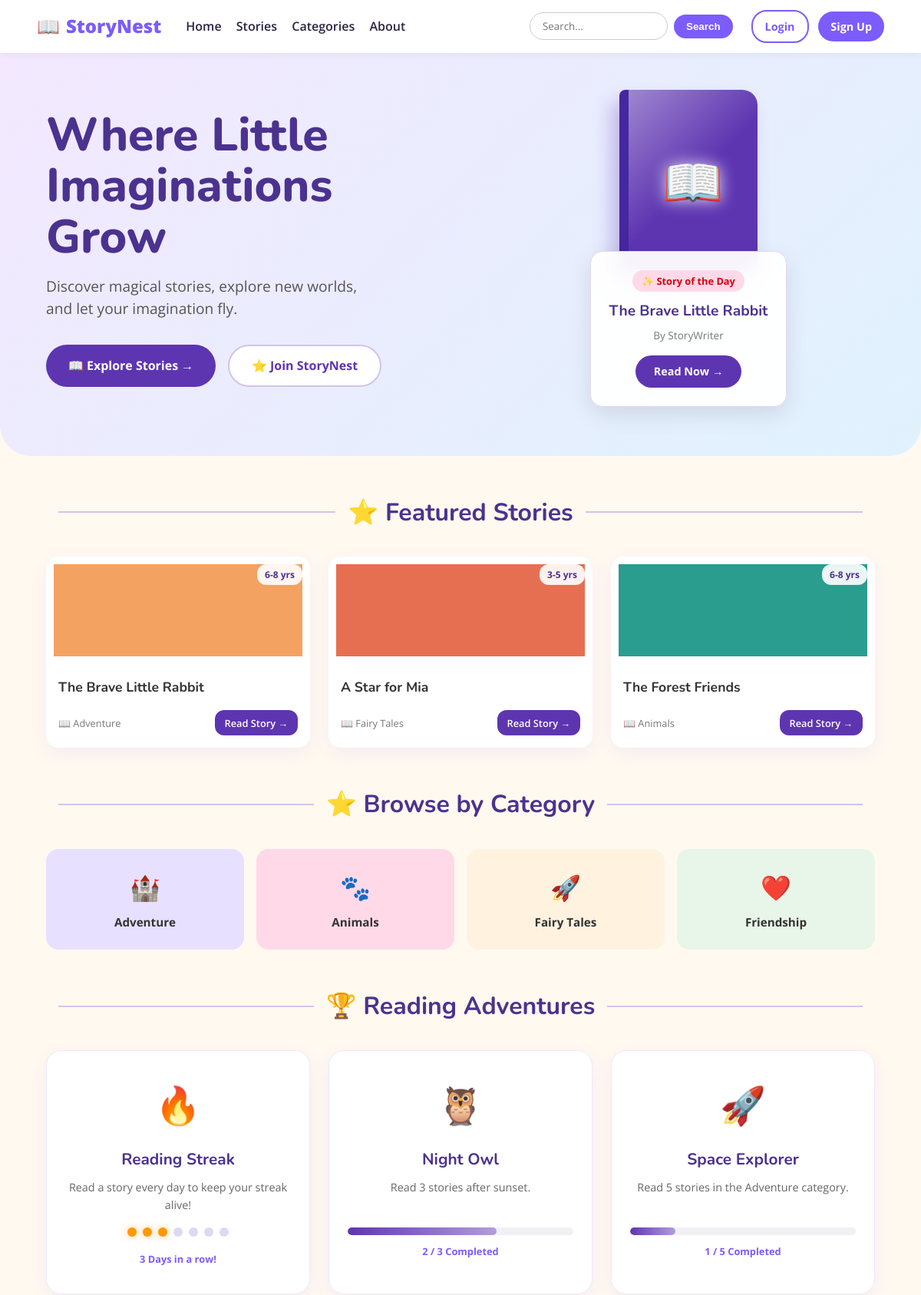
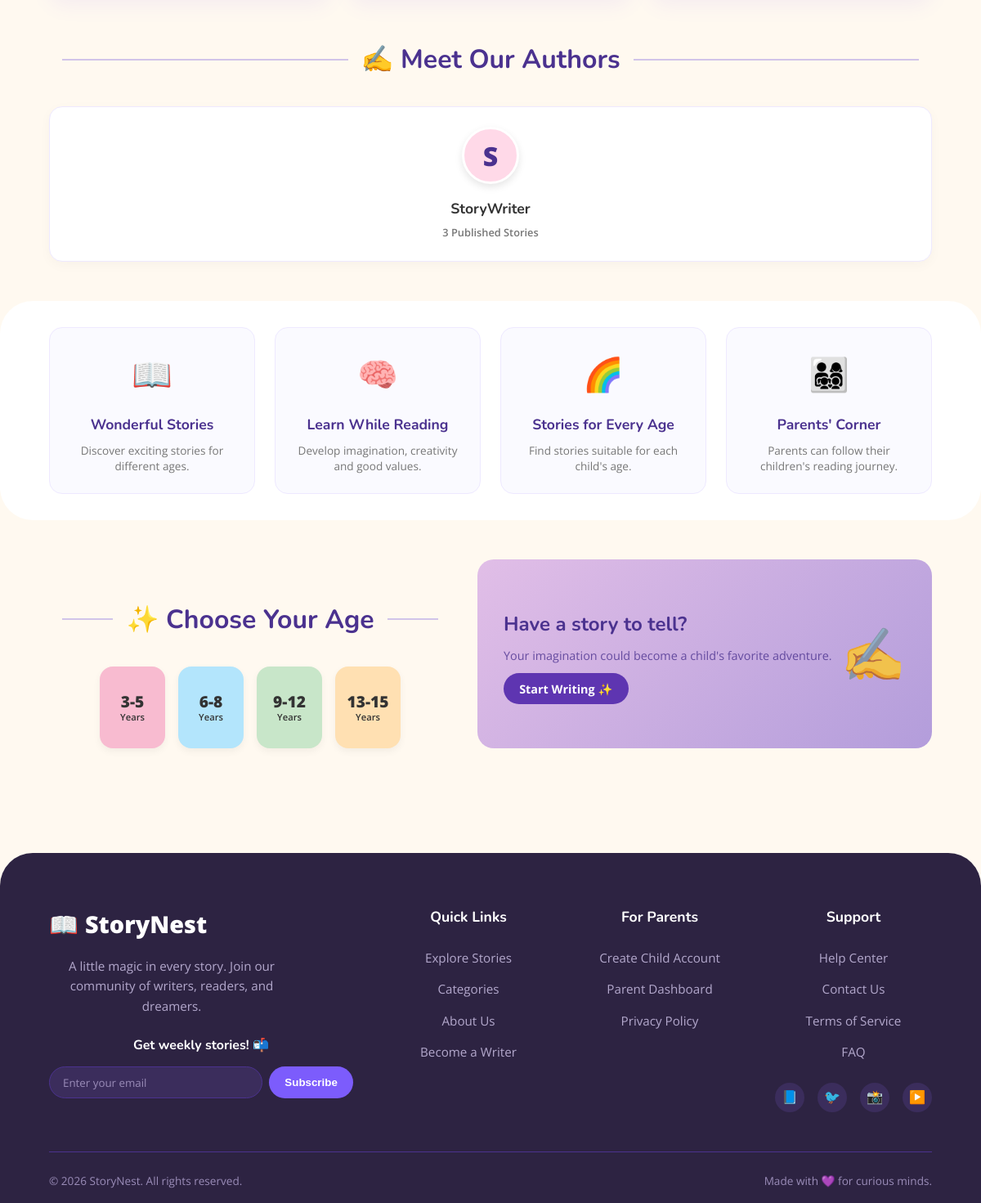
The page / on the database its author committed (2 pictures, top to bottom).
### tables this page shows
CREATE TABLE stories (
    story_id INT AUTO_INCREMENT PRIMARY KEY,
    author_id INT NOT NULL,
    category_id INT NOT NULL,
    title VARCHAR(150) NOT NULL,
    thumbnail VARCHAR(255) NULL,
    body TEXT NOT NULL,
    age_group ENUM('3-5', '6-8', '9-12', '13+') NOT NULL,
    status ENUM('draft', 'published') DEFAULT 'draft',
    published_at TIMESTAMP NULL,
    created_at TIMESTAMP DEFAULT CURRENT_TIMESTAMP,
    updated_at TIMESTAMP DEFAULT CURRENT_TIMESTAMP ON UPDATE CURRENT_TIMESTAMP,
    FOREIGN KEY (author_id) REFERENCES users(user_id) ON DELETE CASCADE,
    FOREIGN KEY (category_id) REFERENCES categories(category_id) ON DELETE RESTRICT
);

CREATE TABLE users (
    user_id INT AUTO_INCREMENT PRIMARY KEY,
    username VARCHAR(50) NOT NULL,
    email VARCHAR(100) NOT NULL UNIQUE,
    password_hash VARCHAR(255) NOT NULL,
    role ENUM('admin', 'writer', 'child', 'parent') NOT NULL,
    created_at TIMESTAMP DEFAULT CURRENT_TIMESTAMP
);

CREATE TABLE categories (
    category_id INT AUTO_INCREMENT PRIMARY KEY,
    name VARCHAR(50) NOT NULL UNIQUE,
    description TEXT,
    created_at TIMESTAMP DEFAULT CURRENT_TIMESTAMP
);

### app/includes/auth.php (called while the page is built, shortened)
<?php
function isLoggedIn() {
    return isset($_SESSION['user_id']);
}
?>

### app/includes/functions.php (called while the page is built, shortened)
<?php
function sanitize($data) {
    return htmlspecialchars($data, ENT_QUOTES, 'UTF-8');
}
?>

### app/views/home.php (the view)
<?php
require_once BASE_PATH . '/app/includes/header.php';
require_once BASE_PATH . '/app/includes/navbar.php';
$db = getDB();
$stmt = $db->query("SELECT s.*, u.username as author, c.name as category FROM stories s JOIN users u ON s.author_id = u.user_id JOIN categories c ON s.category_id = c.category_id WHERE s.status = 'published' ORDER BY s.published_at DESC LIMIT 4");
$featuredStories = $stmt->fetchAll();
$stmt = $db->query("SELECT * FROM categories LIMIT 6");
$categories = $stmt->fetchAll();
$stmt = $db->query("SELECT u.username, COUNT(s.story_id) as story_count FROM users u JOIN stories s ON u.user_id = s.author_id WHERE s.status = 'published' GROUP BY u.user_id ORDER BY story_count DESC LIMIT 4");
$topAuthors = $stmt->fetchAll();
$storyOfTheDay = !empty($featuredStories) ? $featuredStories[0] : null;
?>
<section class="hero-professional">
    <div class="hero-content">
        <h1>Where Little<br>Imaginations Grow</h1>
        <p>Discover magical stories, explore new worlds,<br>and let your imagination fly.</p>
        <div class="hero-buttons">
            <a href="<?= BASE_URL ?>/index.php?page=stories" class="btn-hero-primary">📖 Explore Stories &rarr;</a>
            <a href="<?= BASE_URL ?>/index.php?page=register" class="btn-hero-secondary">⭐ Join StoryNest</a>
        </div>
    </div>
    <?php if ($storyOfTheDay): ?>
    <div class="hero-interactive">
        <div class="floating-book-container">
            <div class="floating-book">
                <?php if (!empty($storyOfTheDay['thumbnail'])): ?>
                    <img src="<?= BASE_URL ?>/uploads/stories/<?= sanitize($storyOfTheDay['thumbnail']) ?>" alt="Cover" style="width: 100%; height: 100%; object-fit: cover; border-radius: 8px 20px 20px 8px;">
                <?php else: ?>
                    <span class="book-emoji">📖</span>
                <?php endif; ?>
                <div class="book-glare"></div>
            </div>
            <div class="story-of-day-card">
                <span class="sotd-badge">✨ Story of the Day</span>
                <h3><?= sanitize($storyOfTheDay['title']) ?></h3>
                <p>By <?= sanitize($storyOfTheDay['author']) ?></p>
                <a href="<?= BASE_URL ?>/index.php?page=story&id=<?= $storyOfTheDay['story_id'] ?>" class="btn-read-now">Read Now →</a>
            </div>
        </div>
    </div>
    <?php endif; ?>
</section>
<section class="featured-section">
    <h2 class="section-divider"><span>⭐ Featured Stories</span></h2>
    <div class="story-grid-4">
        <?php if (empty($featuredStories)): ?>
            <p style="text-align: center; width: 100%; color: var(--text-light);">No stories published yet.</p>
        <?php else: ?>
            <?php foreach ($featuredStories as $index => $story): ?>
                <div class="story-card-modern">
                    <div class="card-image">
                        <?php if (!empty($story['thumbnail'])): ?>
                            <img src="<?= BASE_URL ?>/uploads/stories/<?= sanitize($story['thumbnail']) ?>" alt="<?= sanitize($story['title']) ?>" style="width: 100%; height: 100%; object-fit: cover;">
                        <?php else: ?>
                            <div style="width:100%; height:100%; background: <?= ['#f4a261', '#e76f51', '#2a9d8f', '#e9c46a'][$index % 4] ?>;"></div>
                        <?php endif; ?>
                        <span class="age-badge"><?= sanitize($story['age_group']) ?> yrs</span>
                    </div>
                    <div class="card-content">
                        <h3><?= sanitize($story['title']) ?></h3>
                        <div class="card-footer">
                            <span class="category-tag">📖 <?= sanitize($story['category']) ?></span>
                            <a href="<?= BASE_URL ?>/index.php?page=story&id=<?= $story['story_id'] ?>" class="btn-read">Read Story &rarr;</a>
                        </div>
                    </div>
                </div>
            <?php endforeach; ?>
        <?php endif; ?>
    </div>
</section>
<section class="categories-section-modern">
    <h2 class="section-divider"><span>⭐ Browse by Category</span></h2>
    <div class="category-grid-modern">
        <?php
        $colors = ['#E8E0FF', '#FFD9E8', '#FFF3E0', '#E8F5E9', '#DFF4FF', '#F3E5F5'];
        $icons = ['🏰', '🐾', '🚀', '❤️', '🌱', '🌙'];
        foreach ($categories as $index => $cat):
        ?>
            <a href="<?= BASE_URL ?>/index.php?page=stories&category=<?= $cat['category_id'] ?>"
               class="category-card"
               style="background: <?= $colors[$index % 6] ?>;">
                <span class="cat-icon"><?= $icons[$index % 6] ?></span>
                <span class="cat-name"><?= sanitize($cat['name']) ?></span>
            </a>
        <?php endforeach; ?>
    </div>
</section>
<section class="gamification-section">
    <h2 class="section-divider"><span>🏆 Reading Adventures</span></h2>
    <div class="gamification-grid">
        <div class="gamification-card">
            <div class="badge-icon">🔥</div>
            <h3>Reading Streak</h3>
            <p>Read a story every day to keep your streak alive!</p>
            <div class="streak-dots">
                <span class="active"></span><span class="active"></span><span class="active"></span><span></span><span></span><span></span><span></span>
            </div>
            <small>3 Days in a row!</small>
        </div>
        <div class="gamification-card">
            <div class="badge-icon">🦉</div>
            <h3>Night Owl</h3>
            <p>Read 3 stories after sunset.</p>
            <div class="badge-progress"><div class="progress-fill" style="width: 66%;"></div></div>
            <small>2 / 3 Completed</small>
        </div>
        <div class="gamification-card">
            <div class="badge-icon">🚀</div>
            <h3>Space Explorer</h3>
            <p>Read 5 stories in the Adventure category.</p>
            <div class="badge-progress"><div class="progress-fill" style="width: 20%;"></div></div>
            <small>1 / 5 Completed</small>
        </div>
    </div>
</section>
<section class="authors-section">
    <h2 class="section-divider"><span>✍️ Meet Our Authors</span></h2>
    <div class="authors-grid">
        <?php if (empty($topAuthors)): ?>
            <p style="text-align: center; width: 100%; color: var(--text-light);">No authors yet.</p>
        <?php else: ?>
            <?php foreach ($topAuthors as $index => $author): ?>
                <div class="author-card">
                    <div class="author-avatar" style="background: <?= ['#FFD9E8', '#DFF4FF', '#E8E0FF', '#FFF3E0'][$index % 4] ?>;">
                        <?= strtoupper(substr(sanitize($author['username']), 0, 1)) ?>
                    </div>
                    <h4><?= sanitize($author['username']) ?></h4>
                    <p><?= $author['story_count'] ?> Published Stories</p>
                </div>
            <?php endforeach; ?>
        <?php endif; ?>
    </div>
</section>
<section class="features-section">
    <div class="features-grid">
        <div class="feature-box">
            <span class="feature-icon">📖</span>
            <h3>Wonderful Stories</h3>
            <p>Discover exciting stories for different ages.</p>
        </div>
        <div class="feature-box">
            <span class="feature-icon">🧠</span>
            <h3>Learn While Reading</h3>
            <p>Develop imagination, creativity and good values.</p>
        </div>
        <div class="feature-box">
            <span class="feature-icon">🌈</span>
            <h3>Stories for Every Age</h3>
            <p>Find stories suitable for each child's age.</p>
        </div>
        <div class="feature-box">
            <span class="feature-icon">👨‍👩‍👧‍👦</span>
            <h3>Parents' Corner</h3>
            <p>Parents can follow their children's reading journey.</p>
        </div>
    </div>
</section>
<section class="age-cta-section">
    <div class="age-selection">
        <h2 class="section-divider"><span>✨ Choose Your Age</span></h2>
        <div class="age-pills">
            <a href="<?= BASE_URL ?>/index.php?page=stories&age_group=3-5" class="age-pill bg-pink">3-5<br><small>Years</small></a>
            <a href="<?= BASE_URL ?>/index.php?page=stories&age_group=6-8" class="age-pill bg-blue">6-8<br><small>Years</small></a>
            <a href="<?= BASE_URL ?>/index.php?page=stories&age_group=9-12" class="age-pill bg-green">9-12<br><small>Years</small></a>
            <a href="<?= BASE_URL ?>/index.php?page=stories&age_group=13+" class="age-pill bg-orange">13-15<br><small>Years</small></a>
        </div>
    </div>
    <div class="cta-writer">
        <div class="cta-text">
            <h3>Have a story to tell?</h3>
            <p>Your imagination could become a child's favorite adventure.</p>
            <a href="<?= BASE_URL ?>/index.php?page=register" class="btn-start-writing">Start Writing ✨</a>
        </div>
        <div class="cta-illustration">✍️</div>
    </div>
</section>
<?php require_once BASE_PATH . '/app/includes/footer.php'; ?>

### index.php (shortened to what this page needs)
<?php
require_once BASE_PATH . '/app/includes/auth.php';
require_once BASE_PATH . '/app/includes/functions.php';
$page = isset($_GET['page']) ? $_GET['page'] : 'home';
switch ($page) {
    case 'home':
        require_once BASE_PATH . '/app/views/home.php';
        break;
}
?>

### app/includes/header.php (shortened to what this page needs)
<?php
require_once __DIR__ . '/auth.php';
require_once __DIR__ . '/functions.php';
?>
<!DOCTYPE html>
<html lang="en">
<head>
    <link rel="stylesheet" href="<?= BASE_URL ?>/assets/css/style.css">
    <link rel="stylesheet" href="<?= BASE_URL ?>/assets/css/responsive.css">
    <link rel="stylesheet" href="<?= BASE_URL ?>/assets/css/dashboard.css">
    <link rel="stylesheet" href="<?= BASE_URL ?>/assets/css/reader.css">
    <link rel="stylesheet" href="<?= BASE_URL ?>/assets/css/auth.css">
    <link rel="stylesheet" href="<?= BASE_URL ?>/assets/css/admin.css">
    <link rel="stylesheet" href="<?= BASE_URL ?>/assets/css/home.css">
</head>
<body>

### app/includes/navbar.php (shortened to what this page needs)
<?php
$isParent = isLoggedIn() && $_SESSION['role'] === 'parent';
?>
<nav class="navbar">
    <div class="nav-left">
        <a href="<?= BASE_URL ?>/index.php" class="navbar-brand">
            <span style="font-size: 1.5rem;">📖</span> <?= APP_NAME ?>
        </a>
        <ul class="nav-links">
            <li><a href="<?= BASE_URL ?>/index.php">Home</a></li>
            <?php if (!$isParent): ?>
                <li><a href="<?= BASE_URL ?>/index.php?page=stories">Stories</a></li>
            <?php endif; ?>
            <li><a href="<?= BASE_URL ?>/index.php?page=categories">Categories</a></li>
            <li><a href="<?= BASE_URL ?>/index.php?page=about">About</a></li>
        </ul>
    </div>
    <div class="nav-right">
        <?php if (!$isParent): ?>
            <form class="navbar-search" method="GET" action="<?= BASE_URL ?>/index.php" role="search">
                <input type="search" name="search" placeholder="Search..." class="nav-search-input">
                <button class="btn btn-primary" type="submit" style="padding: 0.5rem 1rem; border-radius: 20px;">Search</button>
            </form>
        <?php endif; ?>
        <div class="nav-actions">
            <?php if (isLoggedIn()): ?>
                <span class="nav-welcome">Hi, <?= sanitize($_SESSION['username']) ?></span>
                <a href="<?= BASE_URL ?>/index.php?page=profile" class="btn-nav-outline">Profile</a>
                <a href="<?= BASE_URL ?>/index.php?page=dashboard" class="btn-nav-outline">Dashboard</a>
                <form method="POST" action="<?= BASE_URL ?>/index.php?page=logout" style="display: inline; margin: 0;">
                    <input type="hidden" name="csrf_token" value="<?= generateCSRFToken() ?>">
                    <button type="submit" class="btn-nav-primary">Logout</button>
                </form>
            <?php else: ?>
                <a href="<?= BASE_URL ?>/index.php?page=login" class="btn-nav-outline">Login</a>
                <a href="<?= BASE_URL ?>/index.php?page=register" class="btn-nav-primary">Sign Up</a>
            <?php endif; ?>
        </div>
    </div>
</nav>

### app/includes/footer.php (shortened to what this page needs)
<footer class="site-footer">
    <div class="footer-container">
        <div class="footer-col brand-col">
            <div class="footer-brand">
                <span>📖</span> <?= APP_NAME ?>
            </div>
            <p class="footer-desc">A little magic in every story. Join our community of writers, readers, and dreamers.</p>
            <div class="newsletter-box">
                <h4>Get weekly stories! 📬</h4>
                <form class="newsletter-form" onsubmit="event.preventDefault(); alert('Thank you for subscribing to StoryNest!');">
                    <input type="email" placeholder="Enter your email" required>
                    <button type="submit">Subscribe</button>
                </form>
            </div>
        </div>
        <div class="footer-col">
            <h3>Quick Links</h3>
            <ul class="footer-links">
                <li><a href="<?= BASE_URL ?>/index.php?page=stories">Explore Stories</a></li>
                <li><a href="<?= BASE_URL ?>/index.php?page=categories">Categories</a></li>
                <li><a href="<?= BASE_URL ?>/index.php?page=about">About Us</a></li>
                <li><a href="<?= BASE_URL ?>/index.php?page=register">Become a Writer</a></li>
            </ul>
        </div>
        <div class="footer-col">
            <h3>For Parents</h3>
            <ul class="footer-links">
                <li><a href="<?= BASE_URL ?>/index.php?page=register">Create Child Account</a></li>
                <li><a href="<?= BASE_URL ?>/index.php?page=login">Parent Dashboard</a></li>
                <li><a href="<?= BASE_URL ?>/index.php?page=privacy">Privacy Policy</a></li>
            </ul>
        </div>
        <div class="footer-col">
            <h3>Support</h3>
            <ul class="footer-links">
                <li><a href="<?= BASE_URL ?>/index.php?page=help">Help Center</a></li>
                <li><a href="<?= BASE_URL ?>/index.php?page=contact">Contact Us</a></li>
                <li><a href="<?= BASE_URL ?>/index.php?page=terms">Terms of Service</a></li>
                <li><a href="<?= BASE_URL ?>/index.php?page=faq">FAQ</a></li>
            </ul>
            <div class="social-links">
                <a href="#" aria-label="Facebook">📘</a>
                <a href="#" aria-label="Twitter">🐦</a>
                <a href="#" aria-label="Instagram">📸</a>
                <a href="#" aria-label="YouTube">▶️</a>
            </div>
        </div>
    </div>
    <div class="footer-bottom">
        <p>&copy; <?= date('Y') ?> <?= APP_NAME ?>. All rights reserved.</p>
        <p>Made with 💜 for curious minds.</p>
    </div>
</footer>
</body>
</html>

### rows shown on the page
stories: title "The Brave Little Rabbit", age_group "6-8", category.name "Adventure"
users: username "StoryWriter"
stories: age_group "3-5", title "A Star for Mia", category.name "Fairy Tales"
stories: age_group "6-8", title "The Forest Friends", category.name "Animals"
categories: index "🏰", name "Adventure"
categories: index "🐾", name "Animals"
categories: index "🚀", name "Fairy Tales"
categories: index "❤️", name "Friendship"

### other values the page prints
APP_NAME "StoryNest"
substr(sanitize($author['username']), 0, 1) "S"
$author['username'] "StoryWriter"
$author['story_count'] "3"
